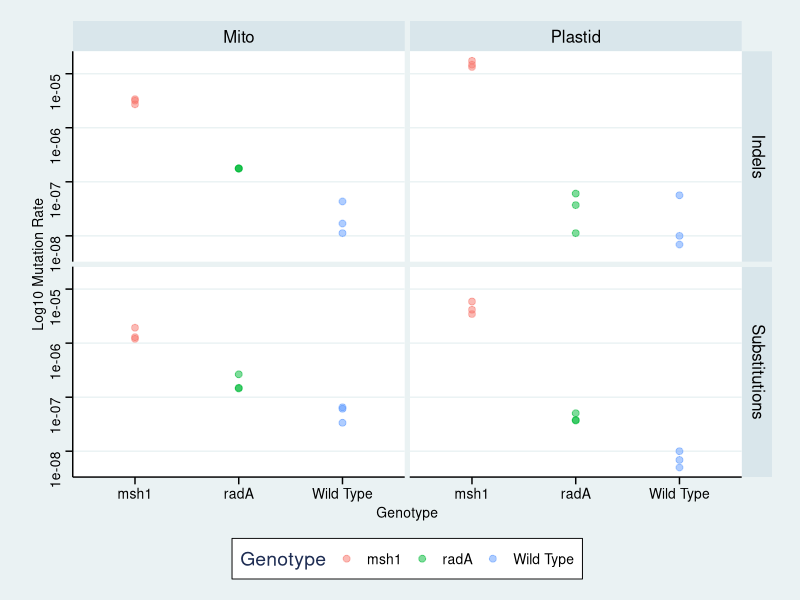

Source code (R):
## ---- chunk 1
knitr::opts_chunk$set(echo = TRUE)
## ---- chunk 2
library(ggplot2)
library(ggthemes)
MutationRate = read.delim ("MutationRate.txt")

## ---- chunk 3
groupgraph<- ggplot (data=MutationRate, aes(x=Genotype, y=MutationRate, color=Genotype))+
geom_point(alpha=0.5, size=2)+
  ylab("Log10 Mutation Rate")+
scale_y_log10()+
facet_grid(MutationType~Genome)+
  theme_stata()
## ---- chunk 4
pdf ("2024-04015_DataViz_GroupGraph.pdf")  
groupgraph  
dev.off()
